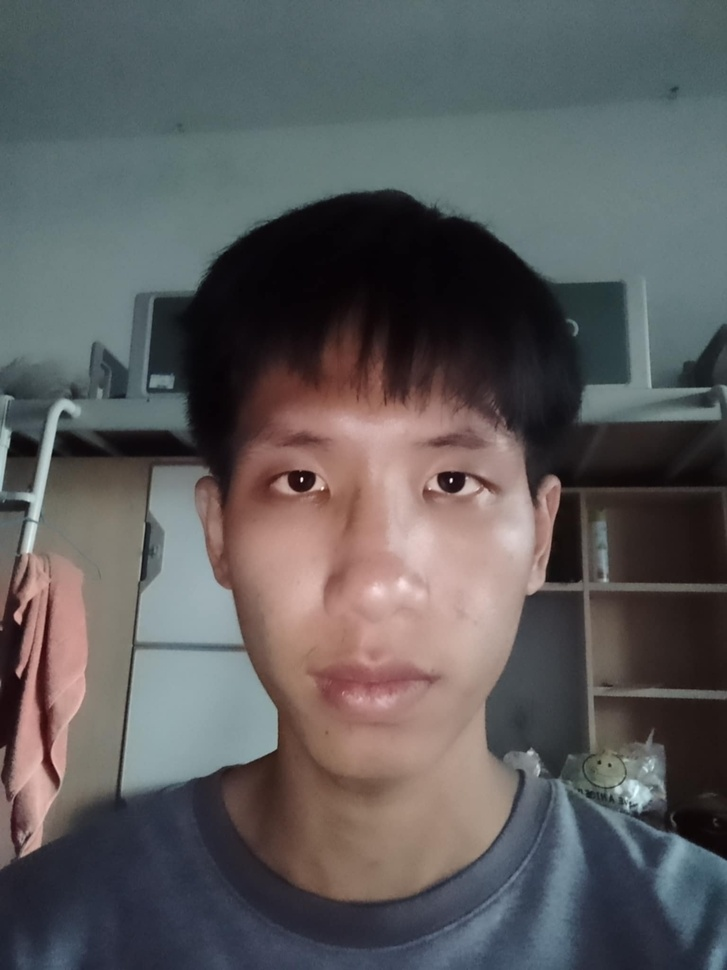
#> input picture Image_training/test.jpg, 727 x 970 px, shrunk from 1536 x 2048 before the run; its folder holds only this picture in this run
$ python Training_face_model.py
#> lines starting #> are read from the running program, lines starting #| are printed output that depends on the picture
import os
import cv2
import numpy as np

# โหลดไฟล์ cascade สำหรับการตรวจจับใบหน้า
face_cascade = cv2.CascadeClassifier(cv2.data.haarcascades + 'haarcascade_frontalface_default.xml')

# กำหนด directory ที่เก็บภาพ
image_dir = 'Image_training'

if not os.path.exists(image_dir):
    print(f"โฟลเดอร์ {image_dir} ไม่พบ!")
else:
    print(f"โฟลเดอร์ {image_dir} พบ!")
    files = os.listdir(image_dir)
    faces = []
    labels = []

    for file in files:
        # ตรวจสอบว่าไฟล์เป็น .jpg หรือ .jpeg หรือไม่
        if file.endswith('.jpg') or file.endswith('.jpeg'):
            file_path = os.path.join(image_dir, file)
            image = cv2.imread(file_path, cv2.IMREAD_GRAYSCALE)
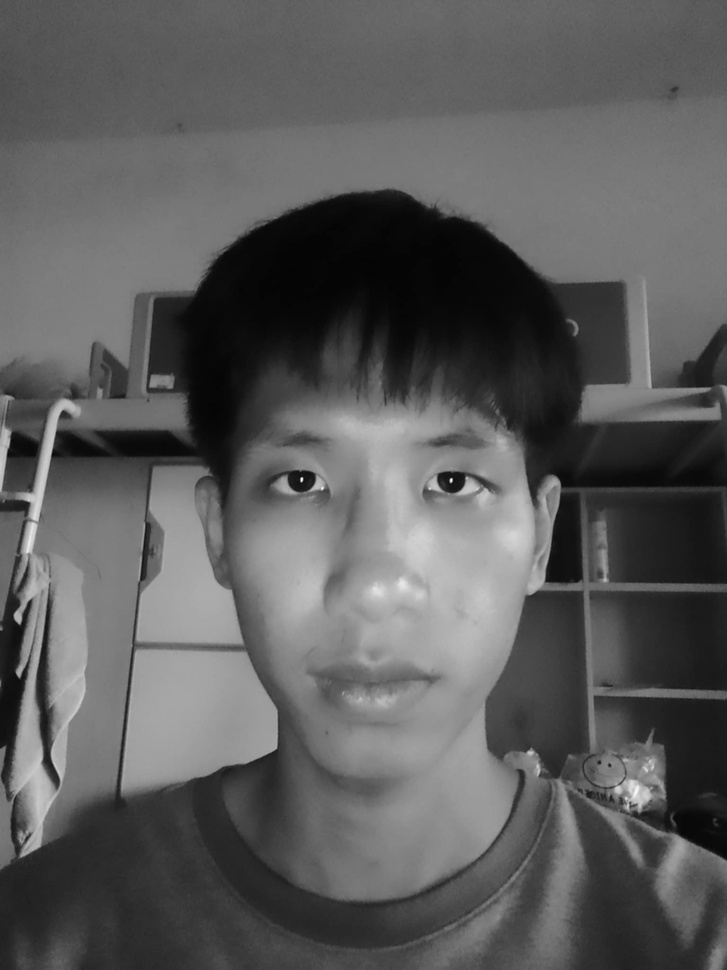
#> image: shape (970, 727); min 3, max 249, mean 91.4

            if image is None:
                print(f"ไม่สามารถโหลดไฟล์: {file_path}")
                continue  # ถ้าภาพไม่สามารถโหลดได้ให้ข้ามไฟล์นี้ไป

            # ตรวจจับใบหน้าจากภาพ
            faces_detected = face_cascade.detectMultiScale(image, scaleFactor=1.1, minNeighbors=5, minSize=(30, 30))
#> faces_detected = [[187, 345, 400, 400]]

            for (x, y, w, h) in faces_detected:
                face = image[y:y + h, x:x + w]
                faces.append(face)
                labels.append(1)  # ปรับให้ตรงกับป้ายที่คุณต้องการ เช่น 1 สำหรับคน
#> this loop made 1 pass
#> pass 1, `face = image[y:y + h, x:x + w]`:
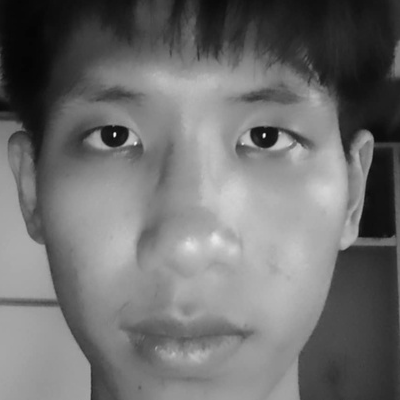
#> face: shape (400, 400); min 4, max 248, mean 111.4
#> after the loop, faces = 1 item; labels = [1]

    # ถ้ามีข้อมูลใน faces และ labels ก็สามารถฝึกโมเดลได้
    if len(faces) > 0 and len(labels) > 0:
        # สร้าง recognizer สำหรับการฝึก
        recognizer = cv2.face.LBPHFaceRecognizer_create()
        recognizer.train(faces, np.array(labels))

        # บันทึกโมเดลลงในไฟล์ .yml
        recognizer.save('face_model.yml')
        print("การฝึกอบรมโมเดลเสร็จสิ้นและบันทึกลงใน face_model.yml")
    else:
        print("ไม่พบใบหน้าสำหรับการฝึกอบรม")

$ run again, on Image_training/test2.jpg
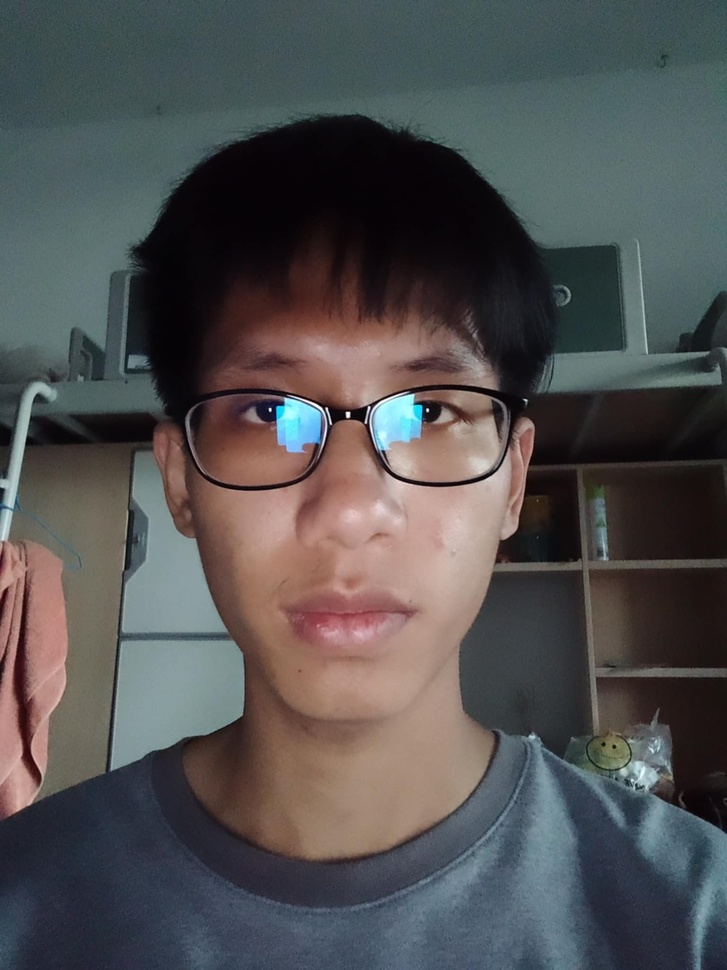
#> input picture Image_training/test2.jpg, 727 x 970 px, shrunk from 1536 x 2048 before the run
#> `image = cv2.imread(file_path, cv2.IMREAD_GRAYSCALE)`:
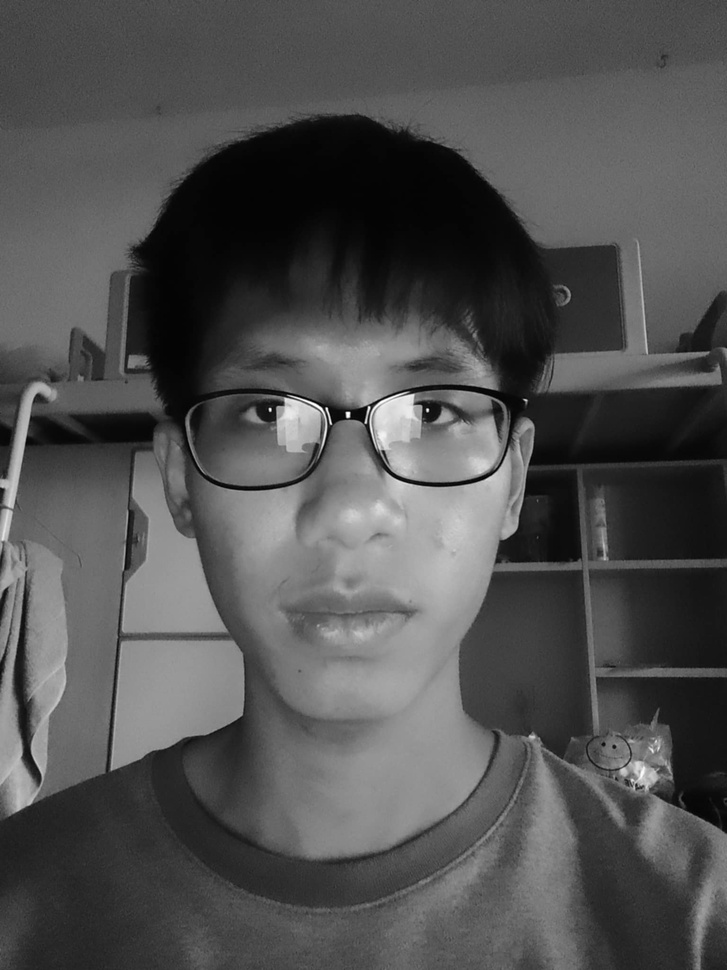
#> image: shape (970, 727); min 0, max 255, mean 80.9
#> faces_detected = [[161, 291, 423, 423]]
#> the loop `for (x, y, w, h) in faces_detected:` made 1 pass
#> pass 1, `face = image[y:y + h, x:x + w]`:
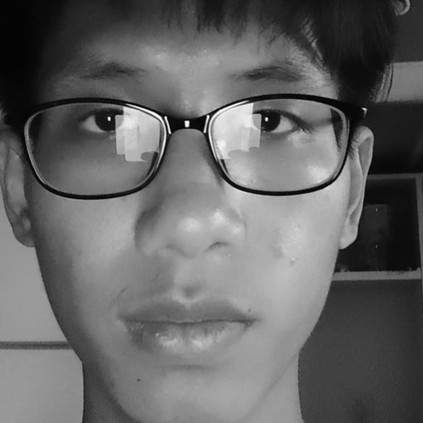
#> face: shape (423, 423); min 0, max 255, mean 101
#> after the loop `for (x, y, w, h) in faces_detected:`: faces = 1 item; labels = [1]

$ run again, on Image_training/test3.jpg
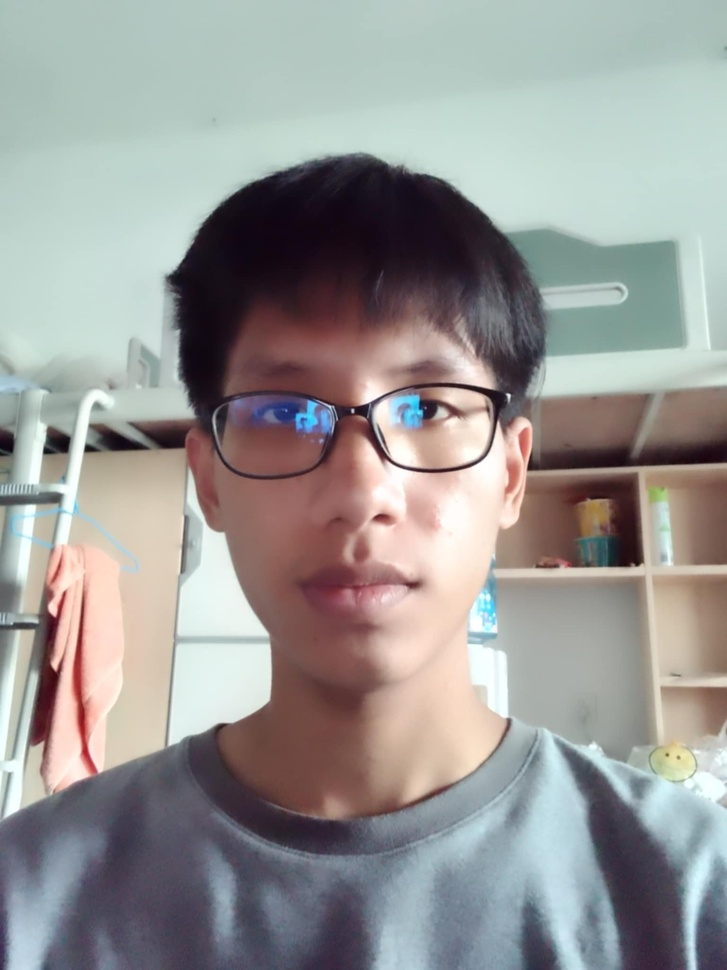
#> input picture Image_training/test3.jpg, 727 x 970 px, shrunk from 1536 x 2048 before the run
#> `image = cv2.imread(file_path, cv2.IMREAD_GRAYSCALE)`:
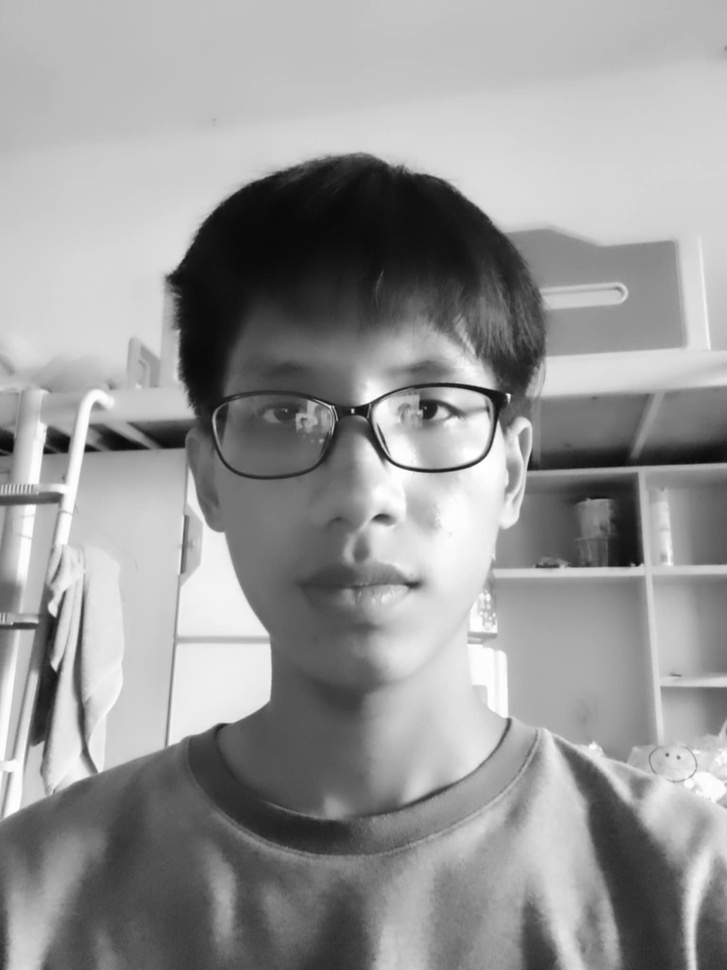
#> image: shape (970, 727); min 7, max 255, mean 151.7
#> faces_detected = [[165, 261, 411, 411]]
#> the loop `for (x, y, w, h) in faces_detected:` made 1 pass
#> pass 1, `face = image[y:y + h, x:x + w]`:
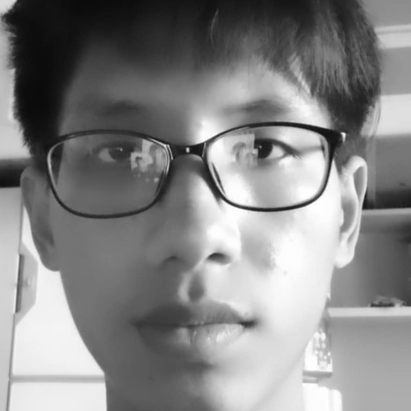
#> face: shape (411, 411); min 9, max 255, mean 133.9
#> after the loop `for (x, y, w, h) in faces_detected:`: faces = 1 item; labels = [1]
